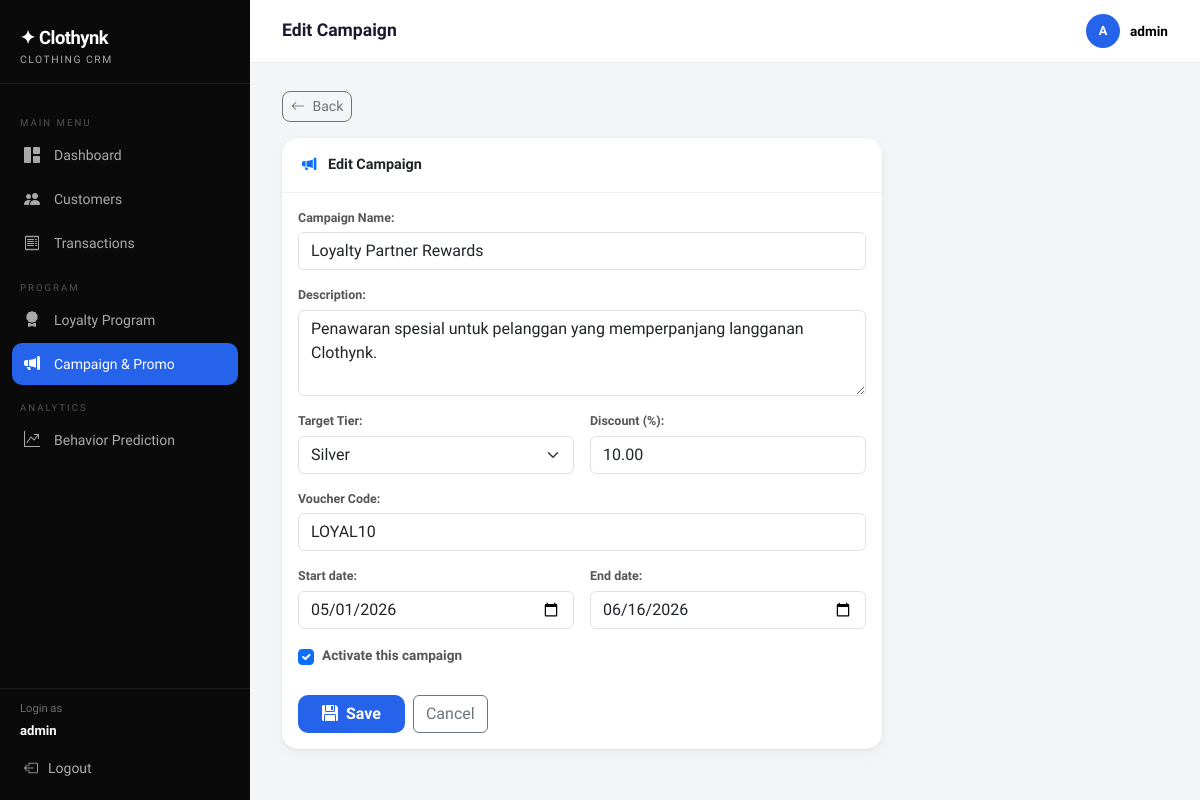
/campaign/1/edit/ (signed in), run on the app's committed database.
### core/models.py (models this page shows, shortened)
class Campaign(models.Model):
    TARGET_TIER_CHOICES = [('all', 'All')] + LoyaltyProfile.TIER_CHOICES
    name                = models.CharField(max_length=150, verbose_name='Campaign Name')
    description         = models.TextField(verbose_name='Description')
    start_date          = models.DateField(verbose_name='Start Date')
    end_date            = models.DateField(verbose_name='End Date')
    target_tier         = models.CharField(max_length=10, choices=TARGET_TIER_CHOICES, default='all', verbose_name='Target Tier')
    discount_percentage = models.DecimalField(max_digits=5, decimal_places=2, verbose_name='Discount (%)')
    voucher_code        = models.CharField(max_length=50, verbose_name='Voucher Code')
    is_active           = models.BooleanField(default=True, verbose_name='Active?')
    created_at          = models.DateTimeField(auto_now_add=True)
    class Meta:
        ordering = ['-created_at']
        verbose_name = 'Campaign'
        verbose_name_plural = 'Campaign'

### core/views.py (the view)
# urls.py: path('campaign/<int:pk>/edit/', views.campaign_edit, name='campaign_edit'),
@login_required
def campaign_edit(request, pk):
    campaign = get_object_or_404(Campaign, pk=pk)
    form = CampaignForm(request.POST or None, instance=campaign)
    if form.is_valid():
        form.save()
        messages.success(request, 'Campaign updated successfully!')
        return redirect('campaign_list')
    return render(request, 'core/campaign_form.html', {'form': form, 'title': 'Edit Campaign', 'campaign': campaign})

### core/forms.py
class CampaignForm(forms.ModelForm):
    start_date = forms.DateField(
        widget=forms.DateInput(
            format='%Y-%m-%d',
            attrs={'type': 'date', 'class': 'form-control'}
        )
    )
    end_date = forms.DateField(
        widget=forms.DateInput(
            format='%Y-%m-%d',
            attrs={'type': 'date', 'class': 'form-control'}
        )
    )
    class Meta:
        model = Campaign
        fields = ['name', 'description', 'start_date', 'end_date', 'target_tier', 'discount_percentage', 'voucher_code', 'is_active']
        widgets = {
            'name':                forms.TextInput(attrs={'class': 'form-control'}),
            'description':         forms.Textarea(attrs={'class': 'form-control', 'rows': 3}),
            'target_tier':         forms.Select(attrs={'class': 'form-select'}),
            'discount_percentage': forms.NumberInput(attrs={'class': 'form-control', 'step': '0.01'}),
            'voucher_code':        forms.TextInput(attrs={'class': 'form-control'}),
            'is_active':           forms.CheckboxInput(attrs={'class': 'form-check-input'}),
        }

### core/templates/core/campaign_form.html (shortened to what this page needs)
{% extends 'core/base.html' %}
{% block page_title %}{{ title }}{% endblock %}
{% block content %}
<div class="mb-3">
  <a href="{% url 'campaign_list' %}" class="btn btn-sm btn-outline-secondary" style="border-radius:8px;"><i class="bi bi-arrow-left me-1"></i> Back</a>
</div>
<div class="card" style="max-width:600px;">
  <div class="card-header fw-semibold">
    <i class="bi bi-megaphone-fill me-2 text-primary"></i>
    {{ title }}
</div>
  <div class="card-body">
    <form method="post">
      <div class="row g-3">
        <div class="col-12">{{ form.name.label_tag }}{{ form.name }}</div>
        <div class="col-12">{{ form.description.label_tag }}{{ form.description }}</div>
       <div class="col-md-6">{{ form.target_tier.label_tag }}{{ form.target_tier }}</div>
        <div class="col-md-6">{{ form.discount_percentage.label_tag }}{{ form.discount_percentage }}</div>
        <div class="col-12">{{ form.voucher_code.label_tag }}{{ form.voucher_code }}</div>
        <div class="col-md-6">{{ form.start_date.label_tag }}{{ form.start_date }}</div>
        <div class="col-md-6">{{ form.end_date.label_tag }}{{ form.end_date }}</div>
        <div class="col-12">
          <div class="form-check">
            {{ form.is_active }}
            <label class="form-check-label" for="{{ form.is_active.id_for_label }}" style="font-size:0.85rem;">
              Activate this campaign
            </label>
          </div>
        </div>
      </div>
      <div class="d-flex gap-2 mt-4">
        <button type="submit" class="btn btn-accent px-4"><i class="bi bi-floppy-fill me-1"></i> Save</button>
        <a href="{% url 'campaign_list' %}" class="btn btn-outline-secondary">Cancel</a>
      </div>
    </form>
  </div>
</div>
{% endblock %}

### core/templates/core/base.html (shortened to what this page needs)
{% load crm_tags %}
<!DOCTYPE html>
<html lang="id">
<head>
  <link href="https://cdnjs.cloudflare.com/ajax/libs/bootstrap/5.3.2/css/bootstrap.min.css" rel="stylesheet">
  <link href="https://cdnjs.cloudflare.com/ajax/libs/bootstrap-icons/1.11.3/font/bootstrap-icons.min.css" rel="stylesheet">
</head>
<body>
<nav id="sidebar">
  <div class="sidebar-brand">
    <div class="brand-name">✦ Clothynk</div>
    <div class="brand-sub">Clothing CRM</div>
  </div>
  <div class="sidebar-nav">
    <div class="nav-section-label">Main Menu</div>
    <a href="{% url 'dashboard' %}" class="nav-link {% if request.resolver_match.url_name == 'dashboard' %}active{% endif %}">
      <i class="bi bi-grid-1x2-fill"></i> Dashboard
    </a>
    <a href="{% url 'customer_list' %}" class="nav-link {% if 'customer' in request.resolver_match.url_name %}active{% endif %}">
      <i class="bi bi-people-fill"></i> Customers
    </a>
    <a href="{% url 'transaction_list' %}" class="nav-link {% if 'transaction' in request.resolver_match.url_name %}active{% endif %}">
      <i class="bi bi-receipt"></i> Transactions
    </a>
    <div class="nav-section-label">Program</div>
    <a href="{% url 'loyalty_list' %}" class="nav-link {% if request.resolver_match.url_name == 'loyalty_list' %}active{% endif %}">
      <i class="bi bi-award-fill"></i> Loyalty Program
    </a>
    <a href="{% url 'campaign_list' %}" class="nav-link {% if 'campaign' in request.resolver_match.url_name %}active{% endif %}">
      <i class="bi bi-megaphone-fill"></i> Campaign & Promo
    </a>
    <div class="nav-section-label">Analytics</div>
    <a href="{% url 'analytics' %}" class="nav-link {% if request.resolver_match.url_name == 'analytics' %}active{% endif %}">
      <i class="bi bi-graph-up-arrow"></i> Behavior Prediction
    </a>
  </div>
  <div class="sidebar-footer">
    <div class="px-2 pb-1 text-white" style="font-size:0.7rem; opacity:0.4;">Login as</div>
    <div class="px-2 pb-2 text-white" style="font-size:0.82rem; font-weight:600;">{{ request.user.username }}</div>
    <a href="{% url 'logout' %}" class="nav-link"><i class="bi bi-box-arrow-left"></i> Logout</a>
  </div>
</nav>
<div id="main">
  <div class="topbar">
    <h1>{% block page_title %}Dashboard{% endblock %}</h1>
    <div class="user-badge">
      <div class="user-avatar">{{ request.user.username|first|upper }}</div>
      <div class="text-black">{{ request.user.username }}</div>
    </div>
  </div>
  <div class="page-content">
    {% block content %}{% endblock %}
  </div>
</div>
</body>
</html>

### core/templates/core/base.html (style rules this page uses)
:root { --sidebar-w: 250px; --brand: #0A0A0A; --accent: #2563EB; --accent2: #3B82F6; --bronze: #CD7F32; --silver: #9E9E9E; --gold: #FFC107; --platinum: #B0BEC5; --success-soft: #D1FAE5; --warning-soft: #FEF3C7; --danger-soft: #FEE2E2; --bg: #F4F5F7; --card-bg: #FFFFFF; --sidebar-bg: #0A0A0A; --sidebar-text: rgba(255,255,255,0.65); --sidebar-active: #FFFFFF; }
* { box-sizing: border-box; }
body { font-family: 'Plus Jakarta Sans', sans-serif; background: var(--bg); color: #1A1A2E; }
#sidebar { width: var(--sidebar-w); min-height: 100vh; background: var(--sidebar-bg); position: fixed; left: 0; top: 0; display: flex; flex-direction: column; z-index: 100; transition: transform .25s ease; }
.sidebar-brand { padding: 24px 20px 16px; border-bottom: 1px solid rgba(255,255,255,0.08); }
.sidebar-brand .brand-name { font-size: 1.15rem; font-weight: 800; color: #fff; letter-spacing: -0.5px; }
.sidebar-brand .brand-sub { font-size: 0.65rem; color: var(--sidebar-text); text-transform: uppercase; letter-spacing: 1.5px; }
.sidebar-nav { padding: 16px 12px; flex: 1; }
.nav-section-label { font-size: 0.6rem; text-transform: uppercase; letter-spacing: 2px; color: rgba(255,255,255,0.3); padding: 8px 8px 4px; margin-top: 8px; }
.sidebar-nav .nav-link { color: var(--sidebar-text); border-radius: 10px; padding: 9px 12px; font-size: 0.875rem; font-weight: 500; display: flex; align-items: center; gap: 10px; margin-bottom: 2px; transition: background .15s, color .15s; }
.sidebar-nav .nav-link.active { background: var(--accent); color: #fff; }
.sidebar-nav .nav-link i { font-size: 1rem; width: 20px; }
.sidebar-footer { padding: 12px; border-top: 1px solid rgba(255,255,255,0.08); }
.sidebar-footer .nav-link { color: var(--sidebar-text); font-size: 0.875rem; font-weight: 500; display: flex; align-items: center; gap: 10px; padding: 9px 12px; border-radius: 10px; }
#main { margin-left: var(--sidebar-w); min-height: 100vh; }
.topbar { background: #fff; border-bottom: 1px solid #E8ECF0; padding: 14px 32px; display: flex; align-items: center; justify-content: space-between; position: sticky; top: 0; z-index: 50; }
.topbar h1 { font-size: 1.1rem; font-weight: 700; color: #1A1A2E; margin: 0; }
.topbar .user-badge { display: flex; align-items: center; gap: 10px; font-size: 0.85rem; font-weight: 600; color: #555; }
.user-avatar { width: 34px; height: 34px; background: var(--accent); border-radius: 50%; display: flex; align-items: center; justify-content: center; color: #fff; font-size: 0.8rem; font-weight: 700; }
.page-content { padding: 28px 32px; }
.card { border: none; border-radius: 16px; box-shadow: 0 1px 3px rgba(0,0,0,0.07), 0 4px 16px rgba(0,0,0,0.04); background: var(--card-bg); }
.card-header { background: transparent; border-bottom: 1px solid #F0F0F0; padding: 16px 20px; font-weight: 700; font-size: 0.9rem; }
.btn-accent { background: var(--accent); color: #fff; border: none; font-weight: 600; border-radius: 10px; }

### core/templates/core/campaign_form.html (style rules this page uses)
label { font-size:0.78rem; font-weight:600; color:#555; display:block; margin-bottom:5px; }

### data on the page
Campaign: name "Loyalty Partner Rewards", description "Penawaran spesial untuk pelanggan yang memperpanjang langganan Clothynk.", target_tier "Silver", discount_percentage "10.00", voucher_code "LOYAL10", start_date "05/01/2026", end_date "06/16/2026", is_active "☑"

### other printed values
{{ request.user.username }} "admin"
{{ title }} "Edit Campaign"
{{ request.user.username|first|upper }} "A"
